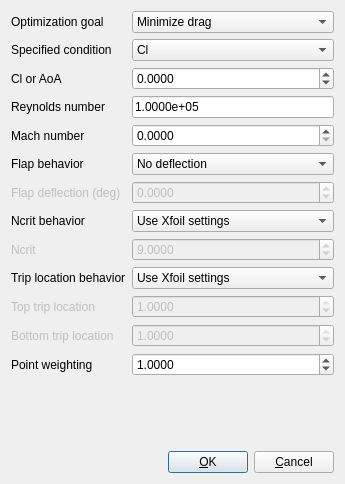
<?xml version="1.0" encoding="UTF-8"?>
<ui version="4.0">
 <class>Dialog</class>
 <widget class="QDialog" name="Dialog">
  <property name="geometry">
   <rect>
    <x>0</x>
    <y>0</y>
    <width>345</width>
    <height>484</height>
   </rect>
  </property>
  <property name="windowTitle">
   <string>Operating point</string>
  </property>
  <layout class="QVBoxLayout" name="verticalLayout">
   <item>
    <layout class="QGridLayout" name="gridLayout">
     <item row="0" column="0">
      <widget class="QLabel" name="label_8">
       <property name="text">
        <string>Optimization goal</string>
       </property>
      </widget>
     </item>
     <item row="0" column="1">
      <widget class="QComboBox" name="optimizationGoalBox">
       <item>
        <property name="text">
         <string>Minimize drag</string>
        </property>
       </item>
       <item>
        <property name="text">
         <string>Maximize glide slope</string>
        </property>
       </item>
       <item>
        <property name="text">
         <string>Maximize lift</string>
        </property>
       </item>
       <item>
        <property name="text">
         <string>Move transition point aft</string>
        </property>
       </item>
       <item>
        <property name="text">
         <string>Maximize lift curve slope</string>
        </property>
       </item>
      </widget>
     </item>
     <item row="1" column="0">
      <widget class="QLabel" name="label">
       <property name="text">
        <string>Specified condition</string>
       </property>
      </widget>
     </item>
     <item row="1" column="1">
      <widget class="QComboBox" name="specConditionBox">
       <item>
        <property name="text">
         <string>Cl</string>
        </property>
       </item>
       <item>
        <property name="text">
         <string>AoA</string>
        </property>
       </item>
      </widget>
     </item>
     <item row="2" column="0">
      <widget class="QLabel" name="conditionLabel">
       <property name="text">
        <string>Cl or AoA</string>
       </property>
      </widget>
     </item>
     <item row="2" column="1">
      <widget class="QDoubleSpinBox" name="conditionBox">
       <property name="decimals">
        <number>4</number>
       </property>
       <property name="minimum">
        <double>-180.000000000000000</double>
       </property>
       <property name="maximum">
        <double>180.000000000000000</double>
       </property>
       <property name="singleStep">
        <double>0.100000000000000</double>
       </property>
      </widget>
     </item>
     <item row="3" column="0">
      <widget class="QLabel" name="label_2">
       <property name="text">
        <string>Reynolds number</string>
       </property>
      </widget>
     </item>
     <item row="3" column="1">
      <widget class="QLineEdit" name="reynoldsEdit">
       <property name="text">
        <string>1.0000e+05</string>
       </property>
      </widget>
     </item>
     <item row="4" column="0">
      <widget class="QLabel" name="label_3">
       <property name="text">
        <string>Mach number</string>
       </property>
      </widget>
     </item>
     <item row="4" column="1">
      <widget class="QDoubleSpinBox" name="machBox">
       <property name="decimals">
        <number>4</number>
       </property>
       <property name="singleStep">
        <double>0.100000000000000</double>
       </property>
      </widget>
     </item>
     <item row="5" column="0">
      <widget class="QLabel" name="label_4">
       <property name="text">
        <string>Flap behavior</string>
       </property>
      </widget>
     </item>
     <item row="5" column="1">
      <widget class="QComboBox" name="flapBehaviorBox">
       <item>
        <property name="text">
         <string>No deflection</string>
        </property>
       </item>
       <item>
        <property name="text">
         <string>Specified deflection</string>
        </property>
       </item>
       <item>
        <property name="text">
         <string>Optimized deflection</string>
        </property>
       </item>
      </widget>
     </item>
     <item row="6" column="0">
      <widget class="QLabel" name="flapDeflectionLabel">
       <property name="enabled">
        <bool>false</bool>
       </property>
       <property name="text">
        <string>Flap deflection (deg)</string>
       </property>
      </widget>
     </item>
     <item row="6" column="1">
      <widget class="QDoubleSpinBox" name="flapDeflectionBox">
       <property name="enabled">
        <bool>false</bool>
       </property>
       <property name="decimals">
        <number>4</number>
       </property>
       <property name="minimum">
        <double>-90.000000000000000</double>
       </property>
       <property name="maximum">
        <double>90.000000000000000</double>
       </property>
      </widget>
     </item>
     <item row="7" column="0">
      <widget class="QLabel" name="label_5">
       <property name="text">
        <string>Ncrit behavior</string>
       </property>
      </widget>
     </item>
     <item row="7" column="1">
      <widget class="QComboBox" name="ncritBehaviorBox">
       <item>
        <property name="text">
         <string>Use Xfoil settings</string>
        </property>
       </item>
       <item>
        <property name="text">
         <string>Specify</string>
        </property>
       </item>
      </widget>
     </item>
     <item row="8" column="0">
      <widget class="QLabel" name="ncritLabel">
       <property name="enabled">
        <bool>false</bool>
       </property>
       <property name="text">
        <string>Ncrit</string>
       </property>
      </widget>
     </item>
     <item row="8" column="1">
      <widget class="QDoubleSpinBox" name="ncritBox">
       <property name="enabled">
        <bool>false</bool>
       </property>
       <property name="decimals">
        <number>4</number>
       </property>
       <property name="singleStep">
        <double>0.500000000000000</double>
       </property>
       <property name="value">
        <double>9.000000000000000</double>
       </property>
      </widget>
     </item>
     <item row="9" column="0">
      <widget class="QLabel" name="label_6">
       <property name="text">
        <string>Trip location behavior</string>
       </property>
      </widget>
     </item>
     <item row="9" column="1">
      <widget class="QComboBox" name="tripBehaviorBox">
       <item>
        <property name="text">
         <string>Use Xfoil settings</string>
        </property>
       </item>
       <item>
        <property name="text">
         <string>Specify</string>
        </property>
       </item>
      </widget>
     </item>
     <item row="10" column="0">
      <widget class="QLabel" name="xtriptLabel">
       <property name="enabled">
        <bool>false</bool>
       </property>
       <property name="toolTip">
        <string>&lt;html&gt;&lt;head/&gt;&lt;body&gt;&lt;p&gt;Top trip location, as x/c&lt;/p&gt;&lt;/body&gt;&lt;/html&gt;</string>
       </property>
       <property name="text">
        <string>Top trip location</string>
       </property>
      </widget>
     </item>
     <item row="10" column="1">
      <widget class="QDoubleSpinBox" name="xtriptBox">
       <property name="enabled">
        <bool>false</bool>
       </property>
       <property name="decimals">
        <number>4</number>
       </property>
       <property name="maximum">
        <double>1.000000000000000</double>
       </property>
       <property name="singleStep">
        <double>0.100000000000000</double>
       </property>
       <property name="value">
        <double>1.000000000000000</double>
       </property>
      </widget>
     </item>
     <item row="11" column="0">
      <widget class="QLabel" name="xtripbLabel">
       <property name="enabled">
        <bool>false</bool>
       </property>
       <property name="toolTip">
        <string>&lt;html&gt;&lt;head/&gt;&lt;body&gt;&lt;p&gt;Bottom trip location, as x/c&lt;/p&gt;&lt;/body&gt;&lt;/html&gt;</string>
       </property>
       <property name="text">
        <string>Bottom trip location</string>
       </property>
      </widget>
     </item>
     <item row="11" column="1">
      <widget class="QDoubleSpinBox" name="xtripbBox">
       <property name="enabled">
        <bool>false</bool>
       </property>
       <property name="decimals">
        <number>4</number>
       </property>
       <property name="maximum">
        <double>1.000000000000000</double>
       </property>
       <property name="singleStep">
        <double>0.100000000000000</double>
       </property>
       <property name="value">
        <double>1.000000000000000</double>
       </property>
      </widget>
     </item>
     <item row="12" column="0">
      <widget class="QLabel" name="label_7">
       <property name="toolTip">
        <string>&lt;html&gt;&lt;head/&gt;&lt;body&gt;&lt;p&gt;Factor controlling the relative weight of this operating point in the optimization&lt;/p&gt;&lt;/body&gt;&lt;/html&gt;</string>
       </property>
       <property name="text">
        <string>Point weighting</string>
       </property>
      </widget>
     </item>
     <item row="12" column="1">
      <widget class="QDoubleSpinBox" name="weightingBox">
       <property name="decimals">
        <number>4</number>
       </property>
       <property name="singleStep">
        <double>0.100000000000000</double>
       </property>
       <property name="value">
        <double>1.000000000000000</double>
       </property>
      </widget>
     </item>
    </layout>
   </item>
   <item>
    <spacer name="verticalSpacer">
     <property name="orientation">
      <enum>Qt::Vertical</enum>
     </property>
     <property name="sizeHint" stdset="0">
      <size>
       <width>20</width>
       <height>40</height>
      </size>
     </property>
    </spacer>
   </item>
   <item>
    <layout class="QHBoxLayout" name="horizontalLayout">
     <item>
      <spacer name="horizontalSpacer">
       <property name="orientation">
        <enum>Qt::Horizontal</enum>
       </property>
       <property name="sizeHint" stdset="0">
        <size>
         <width>40</width>
         <height>20</height>
        </size>
       </property>
      </spacer>
     </item>
     <item>
      <widget class="QPushButton" name="okButton">
       <property name="text">
        <string>&amp;OK</string>
       </property>
       <property name="autoDefault">
        <bool>false</bool>
       </property>
       <property name="default">
        <bool>true</bool>
       </property>
      </widget>
     </item>
     <item>
      <widget class="QPushButton" name="cancelButton">
       <property name="text">
        <string>&amp;Cancel</string>
       </property>
       <property name="autoDefault">
        <bool>false</bool>
       </property>
      </widget>
     </item>
    </layout>
   </item>
  </layout>
 </widget>
 <tabstops>
  <tabstop>optimizationGoalBox</tabstop>
  <tabstop>specConditionBox</tabstop>
  <tabstop>conditionBox</tabstop>
  <tabstop>reynoldsEdit</tabstop>
  <tabstop>machBox</tabstop>
  <tabstop>flapBehaviorBox</tabstop>
  <tabstop>flapDeflectionBox</tabstop>
  <tabstop>ncritBehaviorBox</tabstop>
  <tabstop>ncritBox</tabstop>
  <tabstop>tripBehaviorBox</tabstop>
  <tabstop>xtriptBox</tabstop>
  <tabstop>xtripbBox</tabstop>
  <tabstop>weightingBox</tabstop>
  <tabstop>okButton</tabstop>
  <tabstop>cancelButton</tabstop>
 </tabstops>
 <resources/>
 <connections>
  <connection>
   <sender>okButton</sender>
   <signal>clicked()</signal>
   <receiver>Dialog</receiver>
   <slot>accept()</slot>
   <hints>
    <hint type="sourcelabel">
     <x>236</x>
     <y>422</y>
    </hint>
    <hint type="destinationlabel">
     <x>189</x>
     <y>223</y>
    </hint>
   </hints>
  </connection>
  <connection>
   <sender>cancelButton</sender>
   <signal>clicked()</signal>
   <receiver>Dialog</receiver>
   <slot>reject()</slot>
   <hints>
    <hint type="sourcelabel">
     <x>327</x>
     <y>422</y>
    </hint>
    <hint type="destinationlabel">
     <x>189</x>
     <y>223</y>
    </hint>
   </hints>
  </connection>
 </connections>
</ui>
